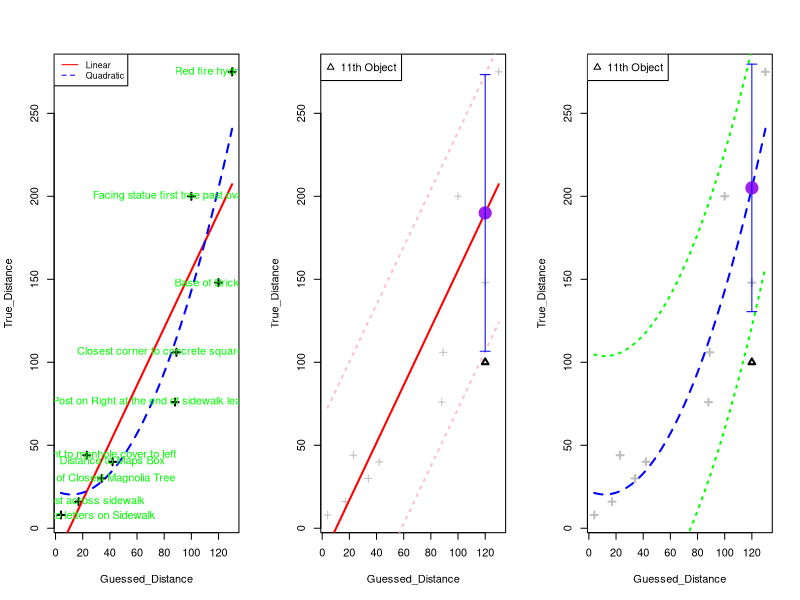

Generate this figure with R:
# you need to enter your own value
Guessed_Distance = c(42,
      34,
      17,
      88,
      120,
      130,
      4,
      23,
      89,
      100
)

Guessed_Distance_11th_Object = 120

#################################################################################
True_Distance = c(40,
                  30,
                  16,
                  76,
                  148,
                  275,
                  8,
                  44,
                  106,
                  200
)

Object = c( "Distance to Maps Box",
            "Base of Closest Magnolia Tree",
            "Lamp Post across sidewalk",
            "Lamp Post on Right at the end of sidewalk leading to horseshoe",
            "Base of Brick Wall",
            "Red fire hydrant to right",
            "Shortest distance to letters on Sidewalk",
            "Nearest point to manhole cover to left",
            "Closest corner to concrete square to righ",
            "Facing statue first tree past oval walkway"
)


#############################################################################
# we combine the data into one dataframe
dat = data.frame(cbind(Guessed_Distance,True_Distance))
# we create a new column
dat$Guessed_Distance_square = dat$Guessed_Distance^2
rownames(dat) = Object

# get the linear model output
linear_model = lm(formula = True_Distance ~ Guessed_Distance,data=dat)
# get the linear model output
quadratic_model = lm(formula = True_Distance ~ Guessed_Distance + Guessed_Distance_square,data=dat)

# Part 2
#############################################################################
# generate data for plot
seq = seq(min(dat$Guessed_Distance), 
         max(dat$Guessed_Distance), 
         length.out = 100)
pred_dat = data.frame(cbind(seq,seq^2))
colnames(pred_dat) = c("Guessed_Distance","Guessed_Distance_square")
fitted_linear = predict(linear_model,newdata = pred_dat)
fitted_quadratic = predict(quadratic_model,newdata = pred_dat)

par(mfrow=c(1,3))
plot(True_Distance ~ Guessed_Distance, data = dat,pch=3,lwd=2)
with(pred_dat, lines(x = Guessed_Distance, y = fitted_linear,col="red",lwd= 2))
with(pred_dat, lines(x = Guessed_Distance, y = fitted_quadratic,col="blue",lwd= 2, lty=2))
text(x=Guessed_Distance,y=True_Distance,labels = rownames(dat),col ="green")
legend("topleft", legend=c("Linear", "Quadratic"),
       col=c("red", "blue"), lty=1:2, cex=0.8)


sd_linear = sqrt(sum(linear_model$residuals^2)/8)
sd_quadriac = sqrt(sum(quadratic_model$residuals^2)/7)

plot(True_Distance ~ Guessed_Distance, data = dat,pch=3,lwd=1,col="Grey")
with(pred_dat, lines(x = Guessed_Distance, y = fitted_linear,col="red",lwd= 2))
points(x=Guessed_Distance_11th_Object,y=100,pch=2,lwd=2,col="black")
legend("topleft",legend="11th Object",col="black",pch=2)
with(pred_dat, lines(x = Guessed_Distance, y = fitted_linear-2*sd_linear,col="pink",lwd= 2,lty=3))
with(pred_dat, lines(x = Guessed_Distance, y = fitted_linear+2*sd_linear,col="pink",lwd= 2,lty=3))
Object_11th = data.frame(Guessed_Distance=Guessed_Distance_11th_Object)
pred_11th = predict(linear_model,Object_11th)
points(x=Guessed_Distance_11th_Object,y=pred_11th,col="purple",lwd=8)
arrows(Guessed_Distance_11th_Object, pred_11th-2*sd_linear, 
       Guessed_Distance_11th_Object, pred_11th+2*sd_linear,
       length=0.05, angle=90, code=3,col="blue")


plot(True_Distance ~ Guessed_Distance, data = dat,pch=3,lwd=2,col="Grey")
points(x=Guessed_Distance_11th_Object,y=100,pch=2,lwd=2,col="black")
legend("topleft",legend="11th Object",col="black",pch=2)
with(pred_dat, lines(x = Guessed_Distance, y = fitted_quadratic,col="blue",lwd= 2, lty=2))
with(pred_dat, lines(x = Guessed_Distance, y = fitted_quadratic-2*sd_linear,col="green",lwd= 2,lty=3))
with(pred_dat, lines(x = Guessed_Distance, y = fitted_quadratic+2*sd_linear,col="green",lwd= 2,lty=3))
Object_11th = data.frame(Guessed_Distance=Guessed_Distance_11th_Object,
                         Guessed_Distance_square=Guessed_Distance_11th_Object^2)
pred_11th = predict(quadratic_model,Object_11th)
points(x=Guessed_Distance_11th_Object,y=pred_11th,col="purple",lwd=8)
arrows(Guessed_Distance_11th_Object, pred_11th-2*sd_quadriac, 
       Guessed_Distance_11th_Object, pred_11th+2*sd_quadriac,
       length=0.05, angle=90, code=3,col="blue")

summary(linear_model)
summary(quadratic_model)


